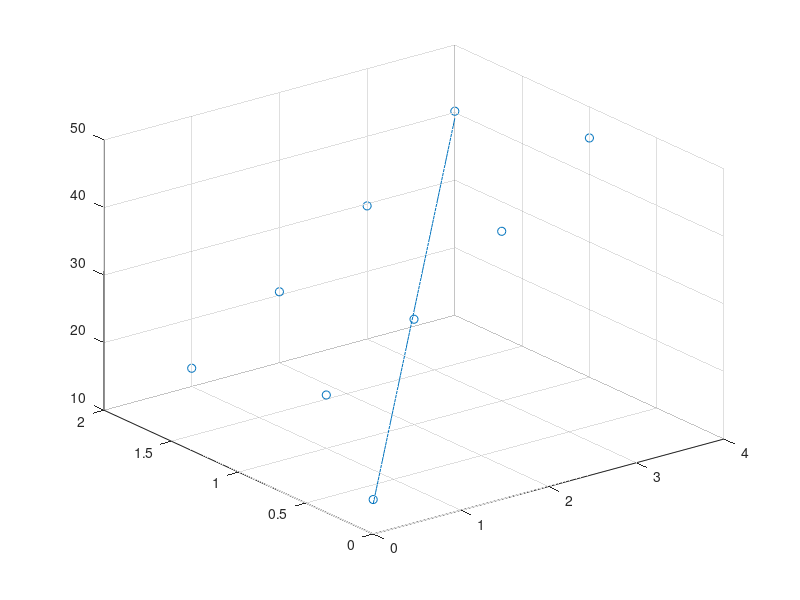

Write MATLAB code to recreate this figure.
x1 = [0 1 1 2 2 3 3 4 4];
x2 = [0 1 2 1 2 1 2 1 2];
y = [15.1 17.9 12.7 25.6 20.5 35.1 29.7 45.4 40.2];

n = length(y);
sumx1 = sum(x1);
sumx2 = sum(x2);
sumxx1 = sum(x1.^2);
sumxx2 = sum(x2.^2);
sumx12 = sum(x1.*x2);

A = [n sumx1 sumx2; sumx1 sumxx1 sumx12; sumx2 sumx12 sumxx2];
b = [sum(y); sum(x1.*y); sum(x2.*y)];
a = A\b

Sr = sum((y - a(1) - a(2)*x1 - a(3)*x2).^2);

s = sqrt(Sr/(n-3))

St = sum((y - sum(y)/n).^2);

r = sqrt((St-Sr)/St)

scatter3(x1,x2,y);

hold on
xx1 = linspace(0,4,100);
xx2 = linspace(0,2,100);
yy = a(1) + a(2)*xx1 + a(3)*xx2;
plot3(xx1,xx2,yy);
grid on